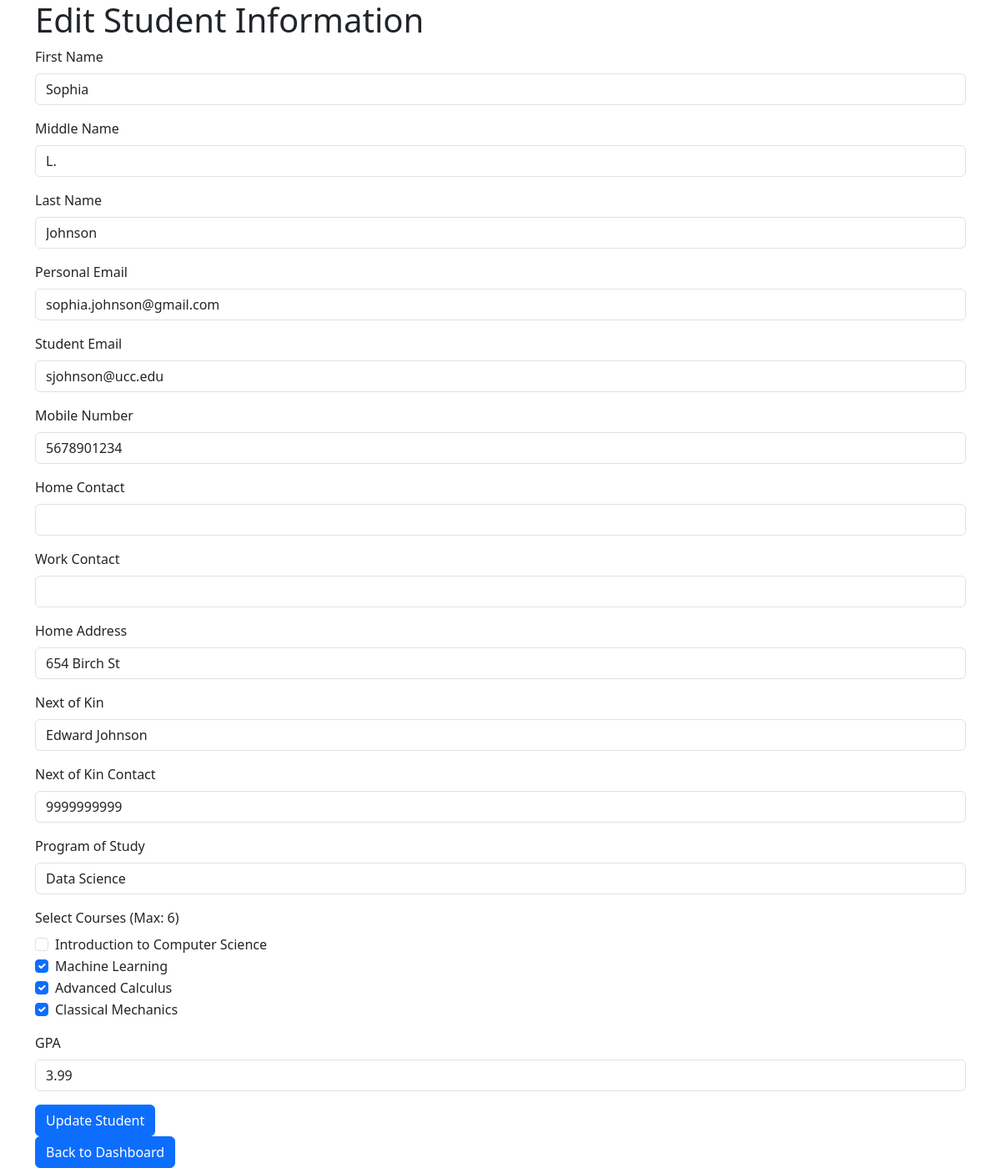
The app's page /admin_dashboard/student_management/edit_student.php?student_id=5 (signed in) with its own data.
### tables this page shows
CREATE TABLE `students` (
  `student_id` int(11) NOT NULL,
  `first_name` varchar(50) NOT NULL,
  `middle_name` varchar(50) DEFAULT NULL,
  `last_name` varchar(50) NOT NULL,
  `personal_email` varchar(100) NOT NULL,
  `student_email` varchar(100) DEFAULT NULL,
  `mobile_number` varchar(15) NOT NULL,
  `home_contact` varchar(15) DEFAULT NULL,
  `work_contact` varchar(15) DEFAULT NULL,
  `home_address` varchar(255) DEFAULT NULL,
  `next_of_kin` varchar(100) DEFAULT NULL,
  `next_of_kin_contact` varchar(15) DEFAULT NULL,
  `program_of_study` varchar(100) NOT NULL,
  `gpa` decimal(3,2) DEFAULT NULL
);

CREATE TABLE `courses` (
  `course_code` varchar(10) NOT NULL,
  `title` varchar(100) NOT NULL,
  `credits` int(11) NOT NULL,
  `degree_level` enum('Undergraduate','Graduate') NOT NULL,
  `prerequisites` varchar(100) DEFAULT NULL
);

### admin_dashboard/student_management/edit_student.php (the view, shortened to what this page needs)
<?php
include('../../db.php');
$student_id = $_GET['student_id'];
$sql = "SELECT * FROM students WHERE student_id = '$student_id'";
$result = $conn->query($sql);
$student = $result->fetch_assoc();
$courses = $conn->query("SELECT * FROM courses")->fetch_all(MYSQLI_ASSOC);
$enrolled_courses = $conn->query("SELECT course_code FROM course_enrollment WHERE student_id = '$student_id'")
    ->fetch_all(MYSQLI_ASSOC);
$enrolled_course_codes = array_column($enrolled_courses, 'course_code');
?>
<!DOCTYPE html>
<html lang="en">
<head>
    <link href="https://cdn.jsdelivr.net/npm/bootstrap@5.3.2/dist/css/bootstrap.min.css" rel="stylesheet">
</head>
<body>
    <div class="container">
        <h1>Edit Student Information</h1>
        <form method="POST">
            <div class="mb-3">
                <label for="first_name" class="form-label">First Name</label>
                <input type="text" class="form-control" id="first_name" name="first_name" value="<?php echo $student['first_name']; ?>" required>
            </div>
            <div class="mb-3">
                <label for="middle_name" class="form-label">Middle Name</label>
                <input type="text" class="form-control" id="middle_name" name="middle_name" value="<?php echo $student['middle_name']; ?>">
            </div>
            <div class="mb-3">
                <label for="last_name" class="form-label">Last Name</label>
                <input type="text" class="form-control" id="last_name" name="last_name" value="<?php echo $student['last_name']; ?>" required>
            </div>
            <div class="mb-3">
                <label for="personal_email" class="form-label">Personal Email</label>
                <input type="email" class="form-control" id="personal_email" name="personal_email" value="<?php echo $student['personal_email']; ?>" required>
            </div>
            <div class="mb-3">
                <label for="student_email" class="form-label">Student Email</label>
                <input type="email" class="form-control" id="student_email" name="student_email" value="<?php echo $student['student_email']; ?>" required>
            </div>
            <div class="mb-3">
                <label for="mobile_number" class="form-label">Mobile Number</label>
                <input type="text" class="form-control" id="mobile_number" name="mobile_number" value="<?php echo $student['mobile_number']; ?>" required>
            </div>
            <div class="mb-3">
                <label for="home_contact" class="form-label">Home Contact</label>
                <input type="text" class="form-control" id="home_contact" name="home_contact" value="<?php echo $student['home_contact']; ?>">
            </div>
            <div class="mb-3">
                <label for="work_contact" class="form-label">Work Contact</label>
                <input type="text" class="form-control" id="work_contact" name="work_contact" value="<?php echo $student['work_contact']; ?>">
            </div>
            <div class="mb-3">
                <label for="home_address" class="form-label">Home Address</label>
                <input type="text" class="form-control" id="home_address" name="home_address" value="<?php echo $student['home_address']; ?>">
            </div>
            <div class="mb-3">
                <label for="next_of_kin" class="form-label">Next of Kin</label>
                <input type="text" class="form-control" id="next_of_kin" name="next_of_kin" value="<?php echo $student['next_of_kin']; ?>" required>
            </div>
            <div class="mb-3">
                <label for="next_of_kin_contact" class="form-label">Next of Kin Contact</label>
                <input type="text" class="form-control" id="next_of_kin_contact" name="next_of_kin_contact" value="<?php echo $student['next_of_kin_contact']; ?>">
            </div>
            <div class="mb-3">
                <label for="program_of_study" class="form-label">Program of Study</label>
                <input type="text" class="form-control" id="program_of_study" name="program_of_study" value="<?php echo $student['program_of_study']; ?>" required>
            </div>
            <div class="mb-3">
                <label for="courses" class="form-label">Select Courses (Max: 6)</label>
                <?php foreach ($courses as $course): ?>
                    <div class="form-check">
                        <input class="form-check-input" type="checkbox" name="courses[]" value="<?php echo $course['course_code']; ?>"
                            <?php echo in_array($course['course_code'], $enrolled_course_codes) ? 'checked' : ''; ?>>
                        <label class="form-check-label">
                            <?php echo $course['title']; ?>
                        </label>
                    </div>
                <?php endforeach; ?>
            </div>
            <div class="mb-3">
                <label for="gpa" class="form-label">GPA</label>
                <input type="text" class="form-control" id="gpa" name="gpa" value="<?php echo $student['gpa']; ?>" required>
            </div>
            <button type="submit" class="btn btn-primary">Update Student</button>
        </form>
        <a href="../admin_dashboard.php" class="btn btn-primary">Back to Dashboard</a>
    </div>
</body>
</html>

### records on screen
students: first_name "Sophia", middle_name "L.", last_name "Johnson", personal_email "sophia.johnson@gmail.com", student_email "sjohnson@ucc.edu", mobile_number "5678901234", home_address "654 Birch St", next_of_kin "Edward Johnson", next_of_kin_contact "9999999999", program_of_study "Data Science", gpa "3.99"
courses: title "Introduction to Computer Science"
courses: course_code "☑", title "Machine Learning"
courses: course_code "☑", title "Advanced Calculus"
courses: course_code "☑", title "Classical Mechanics"
